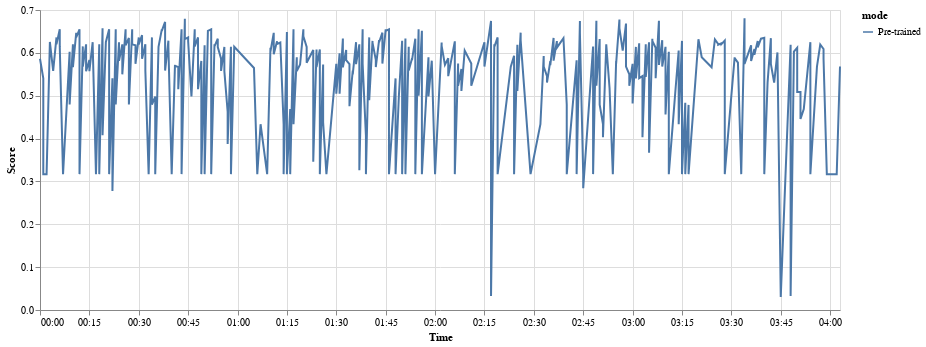

Notebook code cell kept with this figure:
### Code cell
file_path = 'search_from_pretrained.json'
search_performances = load_search_performances(file_path, 'Pre-trained')
search_results_pretrained = pd.DataFrame.from_dict(search_performances)
search_results_pretrained['time'] = pd.to_datetime(search_results_pretrained['time'])
plot_search_performances(search_results_pretrained)

### Figure 1 — Vega-Lite specification as saved in the notebook (floating-point values rounded to 4 significant figures; data arrays with more than 128 entries replaced by an {"elided": "..."} marker saying what was removed)
{"config": {"view": {"continuousWidth": 400, "continuousHeight": 300}}, "data": {"name": "data-558acd1f788349b2480ac6eca957a6c9"}, "mark": "line", "encoding": {"color": {"type": "nominal", "field": "mode"}, "x": {"type": "temporal", "field": "time", "timeUnit": "hoursminutes", "title": "Time"}, "y": {"type": "quantitative", "field": "score", "title": "Score"}}, "width": 800, "$schema": "https://vega.github.io/schema/vega-lite/v4.8.1.json", "datasets": {"data-558acd1f788349b2480ac6eca957a6c9": {"elided": "370 records"}}}
